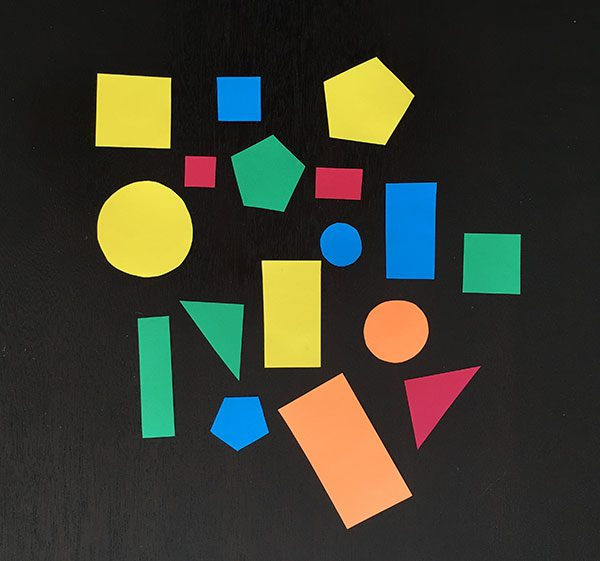
#> input picture code for tests/shapes_and_colors.jpg, 600 x 561 px
$ python shape_detection.py --image shapes_and_colors.jpg
#> lines starting #> are read from the running program, lines starting #| are printed output that depends on the picture; after the words box and inside, x2 and y2 are one past the last pixel; in counts of white or black regions, pixels touching at a corner belong together
### code for tests/Shapedetector.py
# https://pyimagesearch.com/2016/02/08/opencv-shape-detection/

import cv2

class ShapeDetector:
	def __init__(self):
		pass
	# [28 lines left out: function detect, not called in this run]

### code for tests/shape_detection.py
# https://pyimagesearch.com/2016/02/08/opencv-shape-detection/

from Shapedetector import ShapeDetector
import argparse
import imutils
import cv2

# construct the argument parse and parse the arguments
ap = argparse.ArgumentParser()
ap.add_argument("-i", "--image", required=True,
	help="path to the input image")
args = vars(ap.parse_args())

# load the image and resize it to a smaller factor so that
# the shapes can be approximated better
image = cv2.imread(args["image"])
#> image is the input picture: shape (561, 600, 3); mean B, G, R 47.3, 60, 58.5
resized = imutils.resize(image, width=300)
ratio = image.shape[0] / float(resized.shape[0])
#> ratio = 2
# convert the resized image to grayscale, blur it slightly,
# and threshold it
gray = cv2.cvtColor(resized, cv2.COLOR_BGR2GRAY)
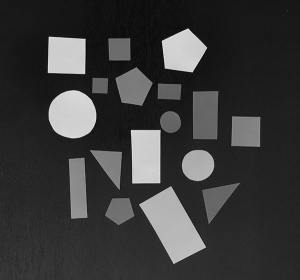
#> gray: shape (280, 300); min 8, max 229, mean 58.1
blurred = cv2.GaussianBlur(gray, (5, 5), 0)
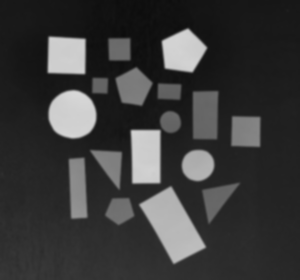
#> blurred: shape (280, 300); min 12, max 216, mean 58.1
thresh = cv2.threshold(blurred, 60, 255, cv2.THRESH_BINARY_INV)[1]
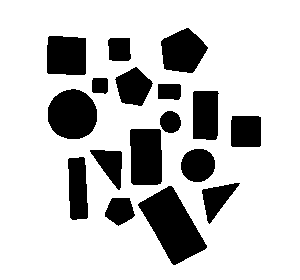
#> thresh: shape (280, 300); 78.6% white; 17 black regions
# find contours in the thresholded image and initialize the
# shape detector
cnts = cv2.findContours(thresh.copy(), cv2.RETR_EXTERNAL,
	cv2.CHAIN_APPROX_SIMPLE)
#> cnts = 1 contour; box (x1, y1, x2, y2) and area: (0, 0, 300, 280) 83421
cnts = imutils.grab_contours(cnts)
#> cnts = [[[0, 0], [0, 279], [299, 279], [299, 0]]]
sd = ShapeDetector()

# loop over the contours
for c in cnts:
	# compute the center of the contour, then detect the name of the
	# shape using only the contour
	M = cv2.moments(c)
	if M["m00"] < 1000 and M["m00"] > 0:
		cX = int((M["m10"] / M["m00"]) * ratio)
		cY = int((M["m01"] / M["m00"]) * ratio)
		shape = sd.detect(c)
		if (shape == "circle" and M["m00"] > 600 and M["m00"] < 800) or (shape == "triangle" and M["m00"] > 500 and M["m00"] < 600):
			# multiply the contour (x, y)-coordinates by the resize ratio,
			# then draw the contours and the name of the shape on the image
			c = c.astype("float")
			c *= ratio
			c = c.astype("int")
			cv2.drawContours(image, [c], -1, (0, 255, 0), 2)
			# cv2.putText(image, shape, (cX, cY), cv2.FONT_HERSHEY_SIMPLEX, 0.5, (255, 255, 255), 2)
			cv2.putText(image, str(M['m00']) + ", " + shape, (cX, cY), cv2.FONT_HERSHEY_SIMPLEX, 0.5, (255, 255, 255), 2)
#> this loop made 1 pass
#> c on pass 1: [[0, 0], [0, 279], [299, 279], [299, 0]]

# show the output image
cv2.imshow("Image", image)
cv2.waitKey(0)
